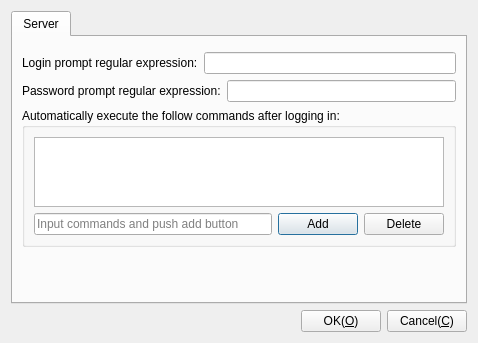
<?xml version="1.0" encoding="UTF-8"?>
<ui version="4.0">
 <class>CDlgSettingsTelnet</class>
 <widget class="QDialog" name="CDlgSettingsTelnet">
  <property name="geometry">
   <rect>
    <x>0</x>
    <y>0</y>
    <width>478</width>
    <height>343</height>
   </rect>
  </property>
  <property name="windowTitle">
   <string>Set telnet parameter</string>
  </property>
  <layout class="QGridLayout" name="gridLayout">
   <item row="0" column="0">
    <widget class="QTabWidget" name="tabWidget">
     <widget class="QWidget" name="Server">
      <attribute name="title">
       <string>Server</string>
      </attribute>
      <layout class="QGridLayout" name="gridLayout_2">
       <item row="0" column="0">
        <widget class="CParameterNetUI" name="wNet" native="true"/>
       </item>
       <item row="1" column="0">
        <layout class="QHBoxLayout" name="horizontalLayout_2">
         <item>
          <widget class="QLabel" name="label">
           <property name="text">
            <string>Login prompt regular expression:</string>
           </property>
          </widget>
         </item>
         <item>
          <widget class="QLineEdit" name="leLogin"/>
         </item>
        </layout>
       </item>
       <item row="2" column="0">
        <layout class="QHBoxLayout" name="horizontalLayout_3">
         <item>
          <widget class="QLabel" name="label_2">
           <property name="text">
            <string>Password prompt regular expression:</string>
           </property>
          </widget>
         </item>
         <item>
          <widget class="QLineEdit" name="lePassword"/>
         </item>
        </layout>
       </item>
       <item row="3" column="0">
        <widget class="QGroupBox" name="groupBox">
         <property name="title">
          <string>Automatically execute the follow commands after logging in:</string>
         </property>
         <layout class="QGridLayout" name="gridLayout_3">
          <item row="0" column="0">
           <widget class="QListWidget" name="lvCommands">
            <property name="editTriggers">
             <set>QAbstractItemView::EditTrigger::AllEditTriggers</set>
            </property>
           </widget>
          </item>
          <item row="1" column="0">
           <layout class="QHBoxLayout" name="horizontalLayout_4">
            <item>
             <widget class="QLineEdit" name="leCommand">
              <property name="placeholderText">
               <string>Input commands and push add button</string>
              </property>
             </widget>
            </item>
            <item>
             <widget class="QPushButton" name="pbAddCommand">
              <property name="text">
               <string>Add</string>
              </property>
             </widget>
            </item>
            <item>
             <widget class="QPushButton" name="pbDeleteCommands">
              <property name="text">
               <string>Delete</string>
              </property>
             </widget>
            </item>
           </layout>
          </item>
         </layout>
        </widget>
       </item>
       <item row="4" column="0">
        <spacer name="verticalSpacer">
         <property name="orientation">
          <enum>Qt::Orientation::Vertical</enum>
         </property>
         <property name="sizeHint" stdset="0">
          <size>
           <width>20</width>
           <height>179</height>
          </size>
         </property>
        </spacer>
       </item>
      </layout>
     </widget>
    </widget>
   </item>
   <item row="1" column="0">
    <layout class="QHBoxLayout" name="horizontalLayout">
     <item>
      <spacer name="horizontalSpacer">
       <property name="orientation">
        <enum>Qt::Orientation::Horizontal</enum>
       </property>
       <property name="sizeHint" stdset="0">
        <size>
         <width>40</width>
         <height>20</height>
        </size>
       </property>
      </spacer>
     </item>
     <item>
      <widget class="QPushButton" name="pbOK">
       <property name="text">
        <string>OK(&amp;O)</string>
       </property>
      </widget>
     </item>
     <item>
      <widget class="QPushButton" name="pbCancel">
       <property name="text">
        <string>Cancel(&amp;C)</string>
       </property>
      </widget>
     </item>
    </layout>
   </item>
  </layout>
 </widget>
 <customwidgets>
  <customwidget>
   <class>CParameterNetUI</class>
   <extends>QWidget</extends>
   <header location="global">ParameterNetUI.h</header>
   <container>1</container>
  </customwidget>
 </customwidgets>
 <resources/>
 <connections/>
</ui>
